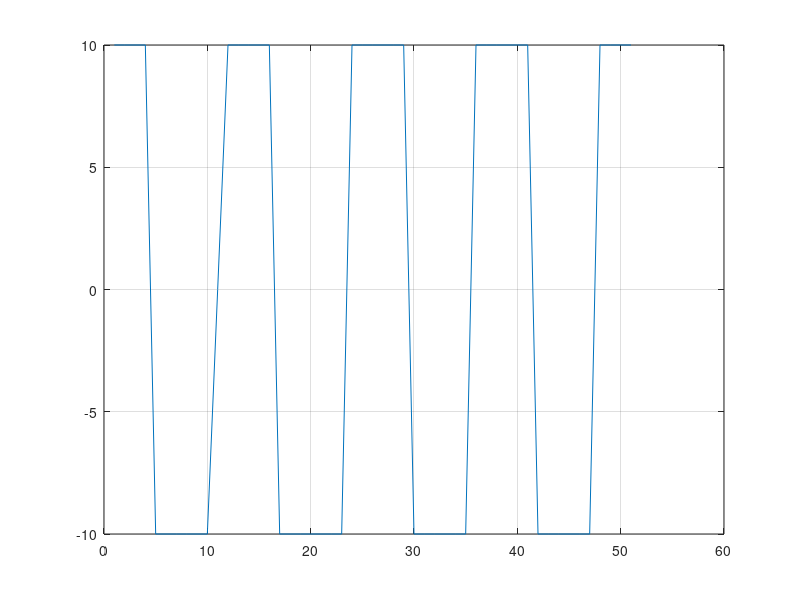
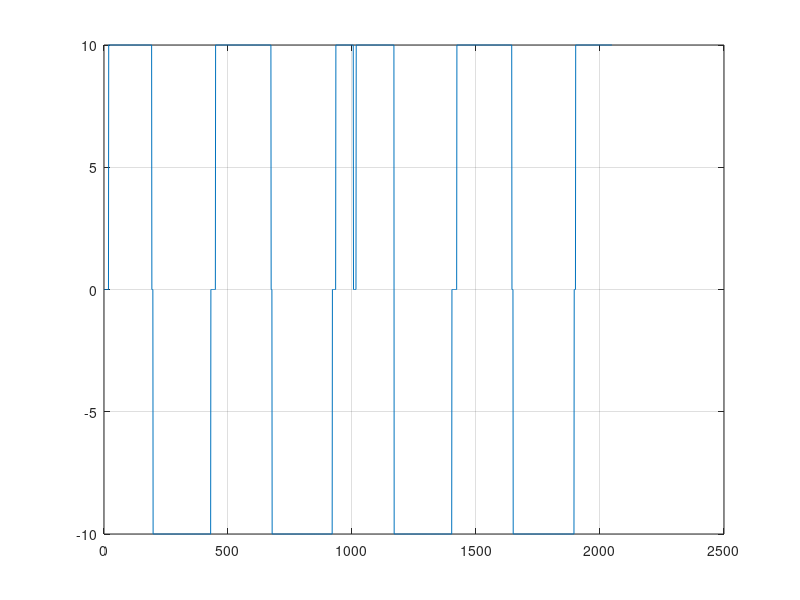

Recreate these plots in MATLAB, in order.

%%
clc;
close all;
clear all;
%%
temp_dainei_temp = [0
0
0
0
0
0
0
0
0
0
0
0
0
0
0
0
0
0
10
10
10
10
10
10
10
10
10
10
10
10
10
10
10
10
10
10
10
10
10
10
10
10
10
10
10
10
10
10
10
10
10
10
10
10
10
10
10
10
10
10
10
10
10
10
10
10
10
10
10
10
10
10
10
10
10
10
10
10
10
10
10
10
10
10
10
10
10
10
10
10
10
10
10
10
10
10
10
10
10
10
10
10
10
10
10
10
10
10
10
10
10
10
10
10
10
10
10
10
10
10
10
10
10
10
10
10
10
10
10
10
10
10
10
10
10
10
10
10
10
10
10
10
10
10
10
10
10
10
10
10
10
10
10
10
10
10
10
10
10
10
10
10
10
10
10
10
10
10
10
10
10
10
10
10
10
10
10
10
10
10
10
10
10
10
10
10
10
10
10
10
10
10
0
0
0
0
0
-10
-10
-10
-10
-10
-10
-10
-10
-10
-10
-10
-10
-10
-10
-10
-10
-10
-10
-10
-10
-10
-10
-10
-10
-10
-10
-10
-10
-10
-10
-10
-10
-10
-10
-10
-10
-10
-10
-10
-10
-10
-10
-10
-10
-10
-10
-10
-10
-10
-10
-10
-10
-10
-10
-10
-10
-10
-10
-10
-10
-10
-10
-10
-10
-10
-10
-10
-10
-10
-10
-10
-10
-10
-10
-10
-10
-10
-10
-10
-10
-10
-10
-10
-10
-10
-10
-10
-10
-10
-10
-10
-10
-10
-10
-10
-10
-10
-10
-10
-10
-10
-10
-10
-10
-10
-10
-10
-10
-10
-10
-10
-10
-10
-10
-10
-10
-10
-10
-10
-10
-10
-10
-10
-10
-10
-10
-10
-10
-10
-10
-10
-10
-10
-10
-10
-10
-10
-10
-10
-10
-10
-10
-10
-10
-10
-10
-10
-10
-10
-10
-10
-10
-10
-10
-10
-10
-10
-10
-10
-10
-10
-10
-10
-10
-10
-10
-10
-10
-10
-10
-10
-10
-10
-10
-10
-10
-10
-10
-10
-10
-10
-10
-10
-10
-10
-10
-10
-10
-10
-10
-10
-10
-10
-10
-10
-10
-10
-10
-10
-10
-10
-10
-10
-10
-10
-10
-10
-10
-10
-10
-10
-10
-10
-10
-10
-10
-10
-10
-10
-10
-10
-10
-10
-10
-10
-10
-10
-10
-10
-10
-10
-10
-10
0
0
0
0
0
0
0
0
0
0
0
0
0
0
0
0
0
0
0
10
10
10
10
10
10
10
10
10
10
10
10
10
10
10
10
10
10
10
10
10
10
10
10
10
10
10
10
10
10
10
10
10
10
10
10
10
10
10
10
10
10
10
10
10
10
10
10
10
10
10
10
10
10
10
10
10
10
10
10
10
10
10
10
10
10
10
10
10
10
10
10
10
10
10
10
10
10
10
10
10
10
10
10
10
10
10
10
10
10
10
10
10
10
10
10
10
10
10
10
10
10
10
10
10
10
10
10
10
10
10
10
10
10
10
10
10
10
10
10
10
10
10
10
10
10
10
10
10
10
10
10
10
10
10
10
10
10
10
10
10
10
10
10
10
10
10
10
10
10
10
10
10
10
10
10
10
10
10
10
10
10
10
10
10
10
10
10
10
10
10
10
10
10
10
10
10
10
10
10
10
10
10
10
10
10
10
10
10
10
10
10
10
10
10
10
10
10
10
10
10
10
10
10
10
10
10
10
10
10
10
10
10
10
10
10
10
10
10
10
10
10
10
10
0
0
0
0
-10
-10
-10
-10
-10
-10
-10
-10
-10
-10
-10
-10
-10
-10
-10
-10
-10
-10
-10
-10
-10
-10
-10
-10
-10
-10
-10
-10
-10
-10
-10
-10
-10
-10
-10
-10
-10
-10
-10
-10
-10
-10
-10
-10
-10
-10
-10
-10
-10
-10
-10
-10
-10
-10
-10
-10
-10
-10
-10
-10
-10
-10
-10
-10
-10
-10
-10
-10
-10
-10
-10
-10
-10
-10
-10
-10
-10
-10
-10
-10
-10
-10
-10
-10
-10
-10
-10
-10
-10
-10
-10
-10
-10
-10
-10
-10
-10
-10
-10
-10
-10
-10
-10
-10
-10
-10
-10
-10
-10
-10
-10
-10
-10
-10
-10
-10
-10
-10
-10
-10
-10
-10
-10
-10
-10
-10
-10
-10
-10
-10
-10
-10
-10
-10
-10
-10
-10
-10
-10
-10
-10
-10
-10
-10
-10
-10
-10
-10
-10
-10
-10
-10
-10
-10
-10
-10
-10
-10
-10
-10
-10
-10
-10
-10
-10
-10
-10
-10
-10
-10
-10
-10
-10
-10
-10
-10
-10
-10
-10
-10
-10
-10
-10
-10
-10
-10
-10
-10
-10
-10
-10
-10
-10
-10
-10
-10
-10
-10
-10
-10
-10
-10
-10
-10
-10
-10
-10
-10
-10
-10
-10
-10
-10
-10
-10
-10
-10
-10
-10
-10
-10
-10
-10
-10
-10
-10
-10
-10
-10
-10
-10
-10
-10
-10
-10
-10
-10
-10
-10
-10
-10
-10
-10
0
0
0
0
0
0
0
0
0
0
0
0
0
0
10
10
10
10
10
10
10
10
10
10
10
10
10
10
10
10
10
10
10
10
10
10
10
10
10
10
10
10
10
10
10
10
10
10
10
10
10
10
10
10
10
10
10
10
10
10
10
10
10
10
10
10
10
10
10
10
10
10
10
10
10
10
10
10
10
10
10
10
10
10
10
0
0
0
0
0
0
0
0
0
0
0
10
10
10
10
10
10
10
10
10
10
10
10
10
10
10
10
10
10
10
10
10
10
10
10
10
10
10
10
10
10
10
10
10
10
10
10
10
10
10
10
10
10
10
10
10
10
10
10
10
10
10
10
10
10
10
10
10
10
10
10
10
10
10
10
10
10
10
10
10
10
10
10
10
10
10
10
10
10
10
10
10
10
10
10
10
10
10
10
10
10
10
10
10
10
10
10
10
10
10
10
10
10
10
10
10
10
10
10
10
10
10
10
10
10
10
10
10
10
10
10
10
10
10
10
10
10
10
10
10
10
10
10
10
10
10
10
10
10
10
10
10
10
10
10
10
10
10
10
10
10
10
10
10
-10
-10
-10
-10
-10
-10
-10
-10
-10
-10
-10
-10
-10
-10
-10
-10
-10
-10
-10
-10
-10
-10
-10
-10
-10
-10
-10
-10
-10
-10
-10
-10
-10
-10
-10
-10
-10
-10
-10
-10
-10
-10
-10
-10
-10
-10
-10
-10
-10
-10
-10
-10
-10
-10
-10
-10
-10
-10
-10
-10
-10
-10
-10
-10
-10
-10
-10
-10
-10
-10
-10
-10
-10
-10
-10
-10
-10
-10
-10
-10
-10
-10
-10
-10
-10
-10
-10
-10
-10
-10
-10
-10
-10
-10
-10
-10
-10
-10
-10
-10
-10
-10
-10
-10
-10
-10
-10
-10
-10
-10
-10
-10
-10
-10
-10
-10
-10
-10
-10
-10
-10
-10
-10
-10
-10
-10
-10
-10
-10
-10
-10
-10
-10
-10
-10
-10
-10
-10
-10
-10
-10
-10
-10
-10
-10
-10
-10
-10
-10
-10
-10
-10
-10
-10
-10
-10
-10
-10
-10
-10
-10
-10
-10
-10
-10
-10
-10
-10
-10
-10
-10
-10
-10
-10
-10
-10
-10
-10
-10
-10
-10
-10
-10
-10
-10
-10
-10
-10
-10
-10
-10
-10
-10
-10
-10
-10
-10
-10
-10
-10
-10
-10
-10
-10
-10
-10
-10
-10
-10
-10
-10
-10
-10
-10
-10
-10
-10
-10
-10
-10
-10
-10
-10
-10
-10
-10
-10
-10
-10
-10
-10
-10
-10
0
0
0
0
0
0
0
0
0
0
0
0
0
0
0
0
0
0
0
0
10
10
10
10
10
10
10
10
10
10
10
10
10
10
10
10
10
10
10
10
10
10
10
10
10
10
10
10
10
10
10
10
10
10
10
10
10
10
10
10
10
10
10
10
10
10
10
10
10
10
10
10
10
10
10
10
10
10
10
10
10
10
10
10
10
10
10
10
10
10
10
10
10
10
10
10
10
10
10
10
10
10
10
10
10
10
10
10
10
10
10
10
10
10
10
10
10
10
10
10
10
10
10
10
10
10
10
10
10
10
10
10
10
10
10
10
10
10
10
10
10
10
10
10
10
10
10
10
10
10
10
10
10
10
10
10
10
10
10
10
10
10
10
10
10
10
10
10
10
10
10
10
10
10
10
10
10
10
10
10
10
10
10
10
10
10
10
10
10
10
10
10
10
10
10
10
10
10
10
10
10
10
10
10
10
10
10
10
10
10
10
10
10
10
10
10
10
10
10
10
10
10
10
10
10
10
10
10
10
10
10
10
10
10
10
10
10
10
10
10
10
10
0
0
0
0
0
-10
-10
-10
-10
-10
-10
-10
-10
-10
-10
-10
-10
-10
-10
-10
-10
-10
-10
-10
-10
-10
-10
-10
-10
-10
-10
-10
-10
-10
-10
-10
-10
-10
-10
-10
-10
-10
-10
-10
-10
-10
-10
-10
-10
-10
-10
-10
-10
-10
-10
-10
-10
-10
-10
-10
-10
-10
-10
-10
-10
-10
-10
-10
-10
-10
-10
-10
-10
-10
-10
-10
-10
-10
-10
-10
-10
-10
-10
-10
-10
-10
-10
-10
-10
-10
-10
-10
-10
-10
-10
-10
-10
-10
-10
-10
-10
-10
-10
-10
-10
-10
-10
-10
-10
-10
-10
-10
-10
-10
-10
-10
-10
-10
-10
-10
-10
-10
-10
-10
-10
-10
-10
-10
-10
-10
-10
-10
-10
-10
-10
-10
-10
-10
-10
-10
-10
-10
-10
-10
-10
-10
-10
-10
-10
-10
-10
-10
-10
-10
-10
-10
-10
-10
-10
-10
-10
-10
-10
-10
-10
-10
-10
-10
-10
-10
-10
-10
-10
-10
-10
-10
-10
-10
-10
-10
-10
-10
-10
-10
-10
-10
-10
-10
-10
-10
-10
-10
-10
-10
-10
-10
-10
-10
-10
-10
-10
-10
-10
-10
-10
-10
-10
-10
-10
-10
-10
-10
-10
-10
-10
-10
-10
-10
-10
-10
-10
-10
-10
-10
-10
-10
-10
-10
-10
-10
-10
-10
-10
-10
-10
-10
-10
-10
-10
-10
-10
-10
-10
-10
-10
-10
-10
-10
-10
-10
-10
0
0
0
0
0
0
10
10
10
10
10
10
10
10
10
10
10
10
10
10
10
10
10
10
10
10
10
10
10
10
10
10
10
10
10
10
10
10
10
10
10
10
10
10
10
10
10
10
10
10
10
10
10
10
10
10
10
10
10
10
10
10
10
10
10
10
10
10
10
10
10
10
10
10
10
10
10
10
10
10
10
10
10
10
10
10
10
10
10
10
10
10
10
10
10
10
10
10
10
10
10
10
10
10
10
10
10
10
10
10
10
10
10
10
10
10
10
10
10
10
10
10
10
10
10
10
10
10
10
10
10
10
10
10
10
10
10
10
10
10
10
10
10
10
10
10
10
10
10
10
10
10
10
];

for i=1:1:floor(length(temp_dainei_temp)/40)
    temp(i) = temp_dainei_temp(40*i);
end
figure;plot(temp);
grid on
figure;plot(temp_dainei_temp);
grid on

